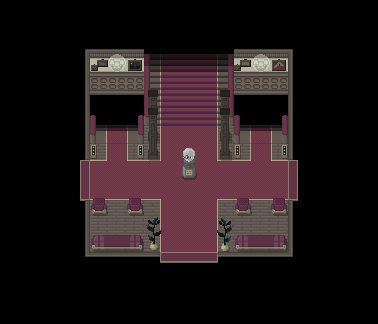

This is a level from a 2D game, rendered from its Tiled map with the project's own tilesets. A one-line summary and the map file follow, with tile-layer data summarised:
An orthogonal 21x18 tile map with 18x18 px tiles, 3 tile layers (Tileset, Furniture, Foreground), 3 tilesets and 27 objects.

<map version="1.10" tiledversion="1.11.0" orientation="orthogonal" renderorder="right-down" width="21" height="18" tilewidth="18" tileheight="18" infinite="0" nextlayerid="8" nextobjectid="68">
 <tileset firstgid="1" source="../../TILEMAPS/Tilemap Hall/TilemapHall.tsx" />
 <tileset firstgid="48" name="Furniture" tilewidth="18" tileheight="18" tilecount="378" columns="21">
  <image source="../../TILEMAPS/Furniture/Furniture.png" width="378" height="324" />
 </tileset>
 <tileset firstgid="426" source="../../TILEMAPS/Furniture/Furniture.tsx" />
 <layer id="1" name="Tileset" width="21" height="18">
  <data>[378 cells, 378 non-empty, 46 distinct tile ids]</data>
 </layer>
 <layer id="6" name="Furniture" width="21" height="18">
  <data>[378 cells, 32 non-empty, 18 distinct tile ids]</data>
 </layer>
 <objectgroup id="5" name="Collisioni">
  <object id="25" x="234" y="126" width="18" height="18" />
  <object id="26" x="270" y="126" width="36" height="18" />
  <object id="27" x="72" y="126" width="36" height="18" />
  <object id="28" x="126" y="126" width="18" height="18" />
  <object id="29" x="72" y="144" width="16.6667" height="126" />
  <object id="31" x="90" y="252" width="198" height="18" />
  <object id="32" x="288" y="144" width="18" height="126" />
  <object id="33" x="162" y="36" width="54" height="72" />
  <object id="36" x="234" y="198" width="18" height="18" />
  <object id="37" x="270" y="198" width="18" height="18" />
  <object id="38" x="234" y="234" width="54" height="18" />
  <object id="39" x="216" y="234" width="18" height="18" />
  <object id="40" x="90" y="234" width="54" height="18" />
  <object id="41" x="144" y="234" width="18" height="18" />
  <object id="42" x="126" y="198" width="18" height="18" />
  <object id="43" x="90" y="198" width="18" height="18" />
  <object id="44" x="180" y="162" width="18" height="18" />
  <object id="46" x="90" y="144" width="18" height="18" />
  <object id="47" x="126" y="144" width="18" height="18" />
  <object id="49" x="234" y="144" width="18" height="18" />
  <object id="51" x="270" y="144" width="18" height="18" />
  <object id="52" x="216" y="144" width="18" height="18" />
  <object id="53" x="144" y="144" width="18" height="18" />
  <object id="57" x="216" y="126" width="18" height="18" />
  <object id="58" x="144" y="126" width="18" height="18" />
  <object id="66" x="72" y="36" width="90" height="90" />
  <object id="67" x="216" y="36" width="90" height="90" />
 </objectgroup>
 <layer id="7" name="Foreground" width="21" height="18">
  <data>[378 cells, 7 non-empty, 4 distinct tile ids]</data>
 </layer>
</map>
